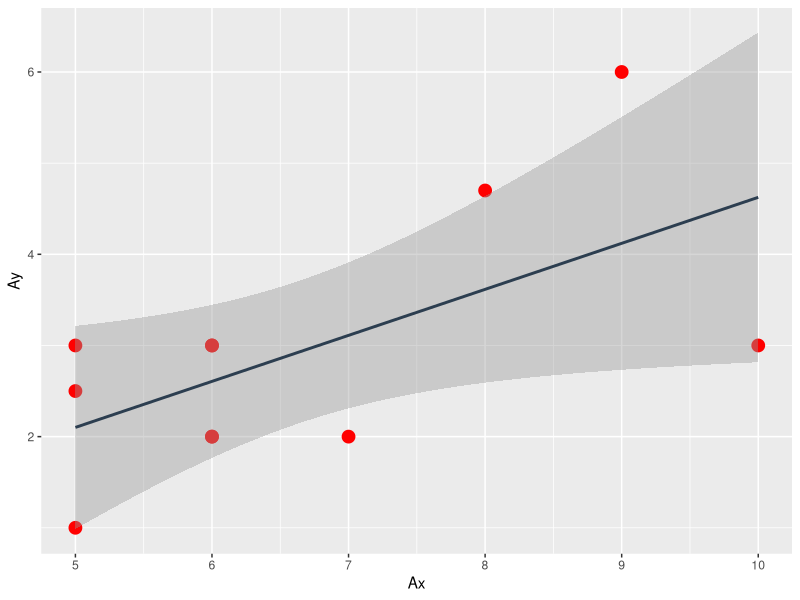

Recreate this plot in R.
## ---- chunk 1
options(htmltools.dir.version = FALSE)
## ---- chunk 2
Ax <- c(5, 6, 5, 6, 6, 10, 5, 6, 8, 9, 7)
Ay <- c(3, 2, 1, 3, 2, 3, 2.5, 3, 4.7, 6, 2)
df <- data.frame(Ax=Ax,  Ay=Ay)

library(ggplot2)
ggplot(df, aes(x=Ax, y=Ay)) + 
  geom_point(color='red', size = 4) + 
  geom_smooth(method=lm, color='#2C3E50')
